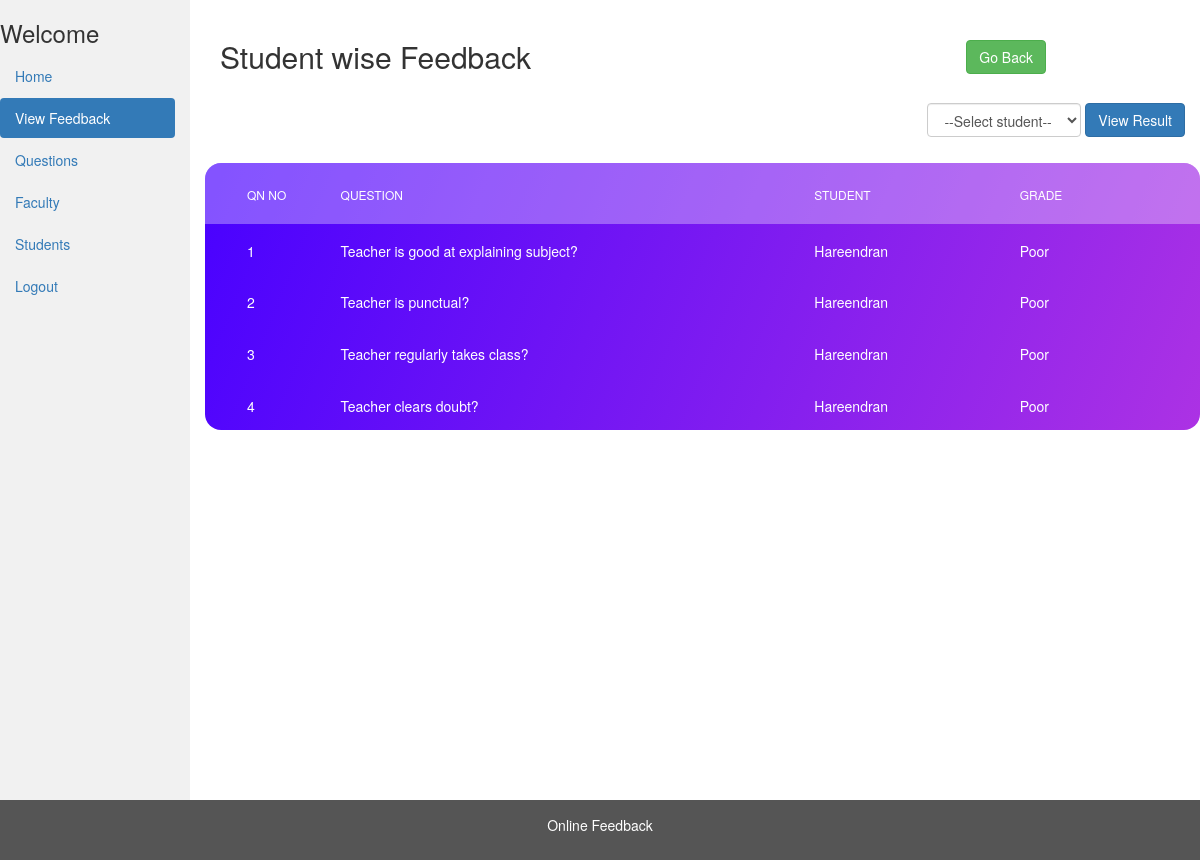
The app's page /admin/view_stud_feedback.php?student_id=1 with its own data.
### tables this page shows
CREATE TABLE IF NOT EXISTS `questions` (
  `qn_id` int(11) NOT NULL AUTO_INCREMENT,
  `qn_name` varchar(500) NOT NULL,
  PRIMARY KEY (`qn_id`)
);

CREATE TABLE IF NOT EXISTS `student` (
  `id` int(11) NOT NULL AUTO_INCREMENT,
  `name` char(40) NOT NULL,
  `gender` int(11) NOT NULL,
  `email` varchar(40) NOT NULL,
  `mobile` bigint(11) NOT NULL,
  `department_id` int(11) NOT NULL,
  `semester_id` int(10) NOT NULL,
  `image` varchar(50) NOT NULL DEFAULT '../img/no_image.jpg',
  `dob` date NOT NULL,
  `regid` int(11) NOT NULL,
  `feedback_submitted` int(11) NOT NULL DEFAULT 0,
  PRIMARY KEY (`id`),
  UNIQUE KEY `regid` (`regid`)
);

CREATE TABLE IF NOT EXISTS `grades` (
  `id` int(11) NOT NULL,
  `name` varchar(250) NOT NULL
);

### admin/view_stud_feedback.php (the view, shortened to what this page needs)
<?php
include_once '../database/dbconfig.php';
?>
<!DOCTYPE html>
<html lang="en">
  <head>
    <link
      rel="stylesheet"
      href="https://maxcdn.bootstrapcdn.com/bootstrap/3.4.1/css/bootstrap.min.css"
    />
    <link rel="stylesheet" type="text/css" href="../css/main.css" />
  </head>
  <body>
      <div class="row content">
      <div class="col-sm-2 sidenav">
        <h3>Welcome <?php echo ($_SESSION['login_user']); ?></h3>
        <ul class="nav nav-pills nav-stacked">
          <li><a href="admin_dashboard.php">Home</a></li>
          <li class="active"><a href="view_feedback.php">View Feedback</a></li>
          <li><a href="view_questions.php">Questions</a></li>
          <li><a href="view_faculty.php">Faculty</a></li>
          <li><a href="view_students.php">Students</a></li>
          <li><a href="../logout.php">Logout</a></li>
        </ul><br>
      </div>
        <div class="col-sm-10">
        <br />
        <div class="container-fluid">
          <div class="row">
            <div class="col-md-9"><h2>Student wise Feedback</h2></div><br />
            <div class="col-md-3">
              <a href="view_feedback.php" class="btn btn-success">Go Back</a>
            </div>
          </div>
        </div>
        <br />
        <div class="pull-right">
          <form class="form-inline" method="get" action="view_stud_feedback.php">
              <div class="container-fluid ">
                <div class="form-group">
                  <select name="student_id" class="form-control" required="required">
                    <option>--Select student--</option>
                  </select>
                  <input type="submit" class="btn btn-primary" value="View Result">
                </div>
            </div>
          </form>
        </div>
          <br>
          <br>
          <br>
          <div class="table100 ver6 m-b-110">
            <table data-vertable="ver6" id="students">
              <thead>
                <tr class="row100 head">
                  <th class="column100 column1" data-column="column1">
                    Qn No
                  </th>
                  <th class="column100 column2" data-column="column2">
                    Question
                  </th>
                  <th class="column100 column3" data-column="column3">
                    Student
                  </th>
                  <th class="column100 column4" data-column="column4">
                    Grade
                  </th>
                </tr>
              </thead>
              <tbody>
                <?php
$student_id = $_GET['student_id'];
$ans_sql = "select student.name as name, qn_name,grades.name as grade from questions inner join answers on questions.qn_id = answers.qn_id inner join grades on grades.id = answers.answer inner join student on student.id = answers.student_id where student_id =".$student_id;
$ans_result = mysqli_query($conn, $ans_sql);
$count = 0;
while ($ans_rows = mysqli_fetch_assoc($ans_result)) {
    $count++;
    ?>
                    <tr class="row100 data">
                      <td class="column100 column1 value" data-column="column1">
                        <?php echo $count; ?>
                      </td>
                      <td class="column100 column2 value" data-column="column2">
                        <?php echo $ans_rows['qn_name']; ?>
                      </td>
                      <td class="column100 column3 value" data-column="column3">
                        <?php echo $ans_rows['name']; ?>
                      </td>
                      <td class="column100 column4 value" data-column="column4" style="color: white">
                        <?php echo $ans_rows['grade']; ?>
                      </td>
                    </tr>
                <?php
}
?>
              </tbody>
            </table>
          </div>
        </div>
      </div>
    <footer class="container-fluid">
      <center>
        <p>Online Feedback</p>
      </center>
    </footer>
  </body>
</html>

### css/main.css (style rules this page uses)
table { width: 100%; background-color: #fff; }
th, td { font-weight: unset; padding-right: 10px; }
.column100 { width: 130px; padding-left: 25px; }
.column100.column1 { width: 0px; padding-left: 42px; }
.column100.column2 { width: 300px; }
.row100.head th { padding-top: 24px; padding-bottom: 20px; }
.row100 td { padding-top: 18px; padding-bottom: 14px; }
.table100.ver6 { border-radius: 16px; overflow: hidden; background: #7918f2; background: -webkit-linear-gradient(-68deg, #ac32e4, #4801ff); background: -o-linear-gradient(-68deg, #ac32e4, #4801ff); background: -moz-linear-gradient(-68deg, #ac32e4, #4801ff); background: linear-gradient(-68deg, #ac32e4, #4801ff); }
.table100.ver6 table { background-color: transparent; }
.table100.ver6 td { font-size: 14px; color: #fff; line-height: 1.4; }
.table100.ver6 th { font-size: 12px; color: #fff; line-height: 1.4; text-transform: uppercase; background-color: rgba(255, 255, 255, 0.32); }

### admin/view_stud_feedback.php (style rules this page uses)
.row.content { height: 800px; }
.sidenav { background-color: #f1f1f1; height: 100%; }
footer { background-color: #555; color: white; padding: 15px; }

### records on screen
questions: qn_name "Teacher is good at explaining subject?", student.name "Hareendran", grades.name "Poor"
questions: qn_name "Teacher is punctual?", student.name "Hareendran", grades.name "Poor"
questions: qn_name "Teacher regularly takes class?", student.name "Hareendran", grades.name "Poor"
questions: qn_name "Teacher clears doubt?", student.name "Hareendran", grades.name "Poor"
